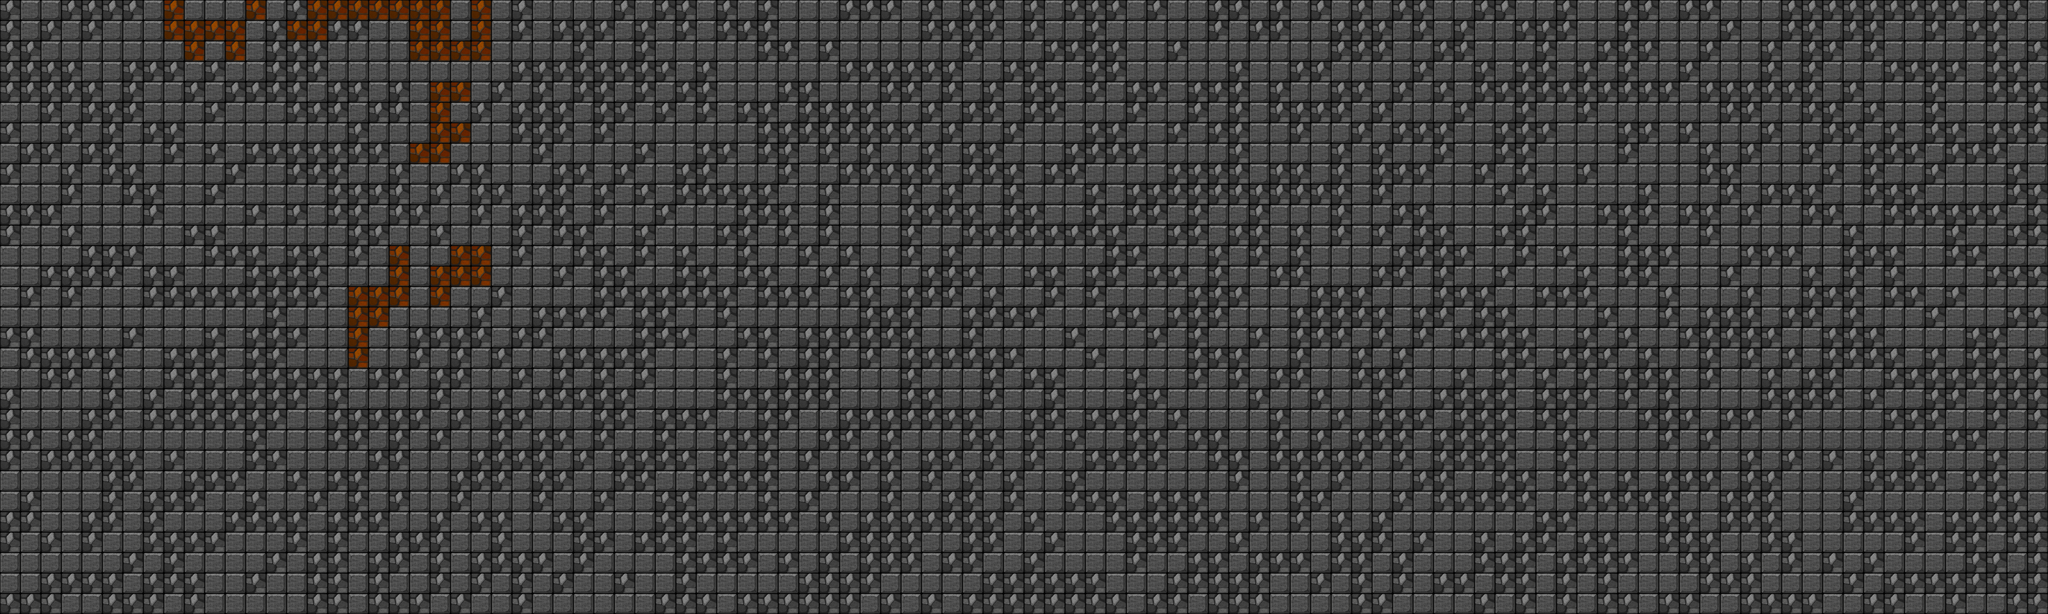

A 2D game scene composited from a Tiled map and its tileset images. What follows is a short description and the map's XML, with every tile layer's data as written:
An orthogonal 100x30 tile map with 128x128 px tiles, 1 tile layer (Tile Layer 1), 2 tilesets.

<map version="1.9" tiledversion="1.9.0" orientation="orthogonal" renderorder="right-down" width="100" height="30" tilewidth="128" tileheight="128" infinite="0" nextlayerid="2" nextobjectid="1">
 <tileset firstgid="1" source="CaveGround.tsx" />
 <tileset firstgid="5" source="CaveRocks.tsx" />
 <layer id="1" name="Tile Layer 1" width="100" height="30">
  <data encoding="csv">
3,4,4,3,3,3,3,4,7,4,4,4,7,4,3,7,7,7,7,7,7,7,4,7,4,3,4,4,4,4,3,4,3,3,4,3,4,3,4,4,4,3,3,3,4,3,4,3,3,4,3,4,3,3,3,4,3,4,4,3,3,4,3,4,3,4,3,4,3,3,4,4,3,3,4,4,3,4,4,3,3,4,3,3,4,4,4,3,3,3,3,3,3,3,3,3,4,3,3,4,
3,4,3,4,3,4,4,4,7,7,7,7,4,3,7,7,3,3,4,4,7,7,4,7,4,3,4,3,3,3,4,3,4,3,4,3,3,3,4,4,4,4,4,4,4,3,3,3,3,4,3,4,4,3,4,4,4,4,4,3,4,3,3,4,4,3,3,3,4,3,4,3,4,4,3,3,3,4,4,3,4,4,4,4,3,4,4,3,3,4,3,3,4,4,3,4,3,3,4,4,
3,3,4,4,4,4,4,4,4,7,4,7,4,3,3,3,4,4,4,4,7,7,7,7,4,4,4,4,3,4,4,3,4,4,4,4,4,3,3,4,3,4,4,4,4,4,4,3,4,4,4,3,3,3,3,4,4,3,4,4,4,4,4,4,4,3,3,3,4,4,3,3,4,4,4,3,4,4,3,3,3,4,4,3,4,4,3,4,3,3,4,3,4,4,4,4,4,3,4,3,
3,3,3,3,4,4,3,3,3,4,3,4,4,3,3,3,4,4,4,4,4,4,4,4,4,3,3,3,3,3,3,3,3,4,3,4,4,4,4,4,4,3,3,3,3,3,3,4,4,3,3,4,4,3,3,4,4,4,4,4,3,4,4,3,3,4,4,4,4,3,4,4,3,4,3,3,4,3,4,3,4,4,3,4,4,4,3,4,3,4,4,4,3,3,3,3,4,3,3,4,
3,3,3,3,3,4,3,4,4,3,4,3,3,3,3,4,3,3,4,3,4,7,7,4,3,4,3,4,3,3,4,3,4,3,3,4,4,4,3,3,4,4,4,3,3,4,3,4,3,4,3,3,4,3,4,3,3,4,3,3,3,4,3,4,4,3,3,4,3,4,3,4,3,3,3,3,3,3,3,3,3,3,4,3,3,3,3,3,3,4,3,4,4,4,3,4,4,3,3,3,
4,4,3,4,3,3,3,4,4,4,3,4,4,4,3,3,3,4,3,3,4,7,4,3,4,3,3,3,4,3,3,4,3,4,3,4,3,3,4,3,3,3,3,4,4,3,4,3,3,4,3,3,4,4,4,3,4,4,3,4,3,4,3,3,3,3,4,3,4,4,4,3,4,4,3,4,4,3,4,4,4,4,4,4,3,3,4,4,3,3,4,3,4,4,3,4,4,4,4,3,
3,4,4,3,4,3,4,3,3,4,4,4,4,4,4,4,4,3,4,4,4,7,7,4,4,3,3,3,4,3,4,4,4,4,4,4,4,3,3,3,3,3,3,3,3,4,3,4,4,3,4,4,4,3,3,4,4,3,4,3,3,4,4,3,4,4,3,4,3,3,3,4,4,3,3,3,4,4,4,3,3,4,3,4,4,4,3,4,4,3,3,4,3,4,3,3,4,3,3,3,
4,3,3,4,3,3,4,4,3,4,3,4,3,3,3,3,3,3,3,4,7,7,4,4,4,4,3,4,4,4,4,3,4,4,3,3,4,3,3,4,3,4,3,4,4,3,4,3,3,4,4,4,3,3,3,3,4,4,4,4,3,4,4,4,4,3,4,3,4,4,3,4,4,3,3,4,4,4,4,3,4,4,4,3,4,3,4,4,3,4,4,3,3,3,4,3,3,3,4,4,
3,4,4,3,4,3,3,4,4,4,4,3,4,4,3,3,3,4,4,3,4,4,3,3,4,4,4,3,3,4,3,4,4,3,3,4,4,4,3,4,4,3,3,3,3,3,4,3,3,3,4,3,3,4,4,4,4,3,3,3,3,4,3,3,4,3,4,3,3,3,4,4,3,4,3,4,4,3,4,4,4,4,4,3,3,4,4,4,4,3,4,3,4,4,3,4,4,4,3,4,
4,4,4,3,4,4,3,3,4,4,3,4,4,4,4,4,3,3,3,3,4,3,4,3,3,4,3,3,4,3,4,3,4,3,3,3,3,3,4,4,3,4,4,4,3,4,3,4,4,3,4,4,4,3,4,3,3,3,3,3,3,3,3,3,3,3,4,3,4,4,4,4,4,3,4,3,4,4,4,4,3,4,4,4,3,4,3,3,3,4,4,3,3,3,4,4,4,4,3,3,
3,3,3,4,4,4,4,3,4,4,4,4,3,4,3,4,3,3,4,3,3,4,4,3,4,3,3,3,4,3,4,4,3,4,4,4,3,3,3,4,3,4,4,4,3,3,3,3,4,3,3,4,4,3,4,3,3,4,3,4,4,3,4,4,4,3,4,4,3,3,4,4,4,4,3,3,4,4,3,3,3,4,3,3,4,3,4,4,3,3,4,4,3,3,3,3,3,3,4,3,
3,4,4,3,4,4,4,4,4,3,3,4,4,4,4,4,4,3,3,4,4,3,4,4,4,3,4,3,3,4,4,3,4,4,4,3,3,4,3,4,3,4,4,4,3,4,4,3,3,3,3,3,3,3,3,4,4,3,3,4,3,3,4,3,4,3,4,3,4,3,3,4,4,3,3,4,4,4,4,3,4,4,4,3,4,4,4,4,4,4,3,4,4,4,4,3,4,4,3,3,
4,4,4,4,3,3,3,4,4,4,3,3,3,4,3,3,4,3,4,7,4,4,7,7,4,3,4,4,3,3,4,3,4,3,4,4,3,4,4,3,4,3,4,4,3,4,3,4,4,4,4,4,4,4,3,3,4,4,4,3,4,3,4,3,4,4,4,4,3,3,3,3,4,4,3,4,3,4,4,3,3,3,4,4,4,3,3,3,4,4,3,3,3,4,4,3,3,4,4,4,
4,4,3,3,3,3,4,3,3,4,4,4,3,3,3,3,4,4,4,7,4,7,7,7,4,4,4,3,4,3,3,4,4,3,3,4,3,3,4,4,3,4,3,4,4,3,3,3,4,4,3,3,4,3,3,4,3,3,4,3,4,4,3,3,4,4,4,3,3,4,3,4,4,3,4,4,4,3,4,3,3,4,4,4,3,4,4,4,3,4,3,4,3,4,4,4,4,3,3,3,
4,3,4,3,4,4,4,3,3,3,3,3,3,3,3,3,4,7,7,7,4,7,4,4,3,4,4,4,4,3,3,3,3,3,3,3,4,3,3,3,4,3,3,4,3,3,3,4,3,4,4,3,4,3,4,4,4,4,3,3,3,4,4,4,3,3,3,4,4,4,3,3,3,4,4,3,3,3,4,4,4,3,4,4,4,3,4,4,3,3,3,4,3,3,4,3,4,4,4,4,
4,4,4,4,4,4,4,4,4,4,4,4,4,3,4,4,4,7,7,4,4,4,4,3,4,4,3,3,3,3,4,3,3,4,4,3,4,4,4,4,4,4,3,3,3,4,4,3,3,3,3,4,4,4,3,3,4,3,3,3,4,4,4,3,3,3,3,3,4,3,3,4,3,3,4,4,4,4,3,4,4,3,4,3,3,3,4,3,3,4,3,4,4,4,3,4,4,4,3,3,
3,3,4,4,4,4,3,4,4,4,3,4,3,3,3,4,4,7,4,4,3,3,3,3,4,3,3,4,4,4,4,3,3,3,4,4,3,3,4,3,3,3,3,3,3,4,4,3,4,4,4,4,3,4,4,4,3,4,3,4,4,3,4,3,3,3,4,3,4,3,4,3,3,3,3,4,4,3,4,3,4,4,3,3,3,3,3,4,4,3,3,3,4,4,4,4,3,3,4,4,
4,3,3,3,3,3,4,4,3,3,3,4,3,3,4,4,4,7,4,4,3,4,3,4,3,4,4,3,3,3,3,3,4,4,4,3,4,3,4,3,3,4,3,4,3,3,3,3,3,3,4,4,4,3,4,4,4,4,3,3,3,4,4,3,4,4,3,4,3,4,4,4,4,3,3,4,3,3,3,4,3,4,4,3,4,3,4,3,4,3,3,3,3,4,3,4,3,3,4,3,
4,4,3,3,4,3,4,4,3,3,3,4,3,3,3,3,3,4,3,3,4,3,3,4,4,3,4,3,4,3,4,3,4,4,4,3,4,4,3,3,3,4,4,4,3,4,4,4,3,4,3,3,4,4,4,3,4,4,3,4,3,4,3,3,4,4,3,3,3,4,4,3,4,3,4,3,4,3,4,3,3,3,4,3,4,4,3,4,3,3,4,4,3,3,3,3,3,3,3,3,
3,4,4,4,4,3,4,3,4,3,3,3,3,3,3,4,3,4,4,4,4,3,4,4,3,4,3,3,3,3,3,4,4,4,4,3,3,3,3,3,3,4,4,4,3,3,4,4,3,4,4,3,4,4,4,3,3,4,4,4,4,3,4,4,3,4,4,3,4,4,3,3,3,3,4,3,3,3,4,3,4,3,4,4,4,4,3,3,3,3,4,3,4,4,3,3,4,3,3,3,
3,4,4,4,3,3,4,3,3,3,3,3,3,3,4,4,3,3,3,3,3,4,3,4,3,3,4,4,4,3,3,4,3,3,3,4,4,3,3,4,4,3,3,3,3,3,3,3,4,4,3,3,4,3,3,3,4,3,4,4,4,4,3,4,4,3,4,3,3,3,4,3,3,3,4,3,3,4,4,4,3,3,3,4,3,3,4,3,4,4,4,4,3,3,3,4,4,3,4,3,
3,3,4,3,3,4,4,4,4,4,4,4,3,4,4,4,3,3,4,3,4,3,4,4,3,4,3,3,4,3,4,4,3,4,4,3,3,3,4,4,3,3,4,3,4,4,4,3,3,4,3,4,3,4,4,3,3,4,3,3,4,4,3,4,3,4,3,3,3,4,3,3,3,3,4,4,3,3,4,4,4,3,4,3,4,4,4,4,4,4,4,4,4,4,4,3,3,4,4,4,
3,4,3,3,3,3,3,4,3,4,4,4,3,3,4,4,4,4,3,3,4,4,4,3,3,3,3,4,3,4,3,3,3,3,4,3,4,3,4,3,4,4,3,3,4,3,3,4,3,4,3,4,4,3,3,3,3,4,4,3,3,4,3,3,3,3,3,4,3,4,3,3,3,3,4,4,3,4,4,4,4,4,4,4,4,3,4,3,4,3,4,3,4,3,4,4,4,3,4,4,
4,4,4,4,4,3,3,4,4,3,3,3,4,4,3,4,3,3,4,4,4,4,3,3,3,4,3,3,4,4,3,3,4,4,3,3,3,3,4,4,3,3,4,3,4,3,4,3,4,3,4,4,3,4,4,4,4,4,4,4,3,4,4,3,4,3,4,4,4,3,3,4,4,3,3,4,3,3,4,3,4,3,3,3,4,3,3,4,4,4,4,3,3,3,3,4,3,3,4,4,
4,3,4,4,4,3,4,3,3,3,4,4,3,4,4,3,4,3,4,3,4,4,3,4,4,4,3,4,4,3,4,4,3,3,4,4,4,3,4,3,4,4,4,3,4,4,3,3,4,3,4,4,3,3,3,4,3,3,3,4,4,4,4,3,3,4,4,4,3,4,3,3,3,3,3,4,4,3,3,3,3,3,4,4,3,3,3,4,4,4,3,4,4,4,4,4,4,3,3,4,
3,3,4,4,3,3,4,3,4,4,4,3,3,3,3,4,3,3,3,4,4,3,4,3,3,4,4,3,3,4,4,4,3,3,3,3,3,3,3,4,3,4,3,3,3,3,3,3,3,4,3,4,4,4,3,3,3,3,3,3,4,3,4,3,4,3,4,3,4,4,4,4,4,4,4,3,3,4,4,4,4,3,3,4,3,3,3,4,4,4,3,3,3,3,4,3,3,3,3,3,
3,4,3,4,3,4,4,3,3,3,3,4,4,4,3,4,3,4,4,3,3,3,4,4,3,4,4,4,3,3,4,3,3,3,4,3,4,4,4,4,4,3,3,3,3,4,4,3,3,4,4,3,4,4,4,3,3,3,4,4,3,4,4,4,4,3,3,3,4,3,4,4,3,4,3,3,4,3,3,4,4,3,3,3,4,4,3,3,4,4,4,4,4,3,4,3,3,4,3,3,
4,4,4,4,4,4,3,4,3,4,4,4,4,3,4,3,3,4,3,3,4,3,4,3,3,3,3,4,3,4,4,4,4,3,3,3,3,4,3,4,3,4,3,3,3,4,3,3,4,4,3,4,4,4,4,3,4,4,3,3,4,3,3,3,4,3,3,4,3,4,4,4,3,3,3,4,3,3,3,3,4,4,3,3,4,3,4,3,4,3,4,3,4,4,4,4,3,3,4,3,
4,4,3,3,3,3,4,3,3,3,4,4,3,4,4,3,3,4,3,4,4,3,4,3,4,3,4,3,4,4,3,4,4,3,4,4,4,4,4,3,3,3,3,4,4,4,4,4,3,3,3,3,3,3,4,4,4,3,3,3,3,3,4,4,3,4,3,4,3,4,3,3,4,3,3,4,3,4,3,4,4,4,4,3,3,3,4,4,4,4,3,4,3,3,3,3,3,3,3,3,
3,3,3,4,4,3,3,3,4,3,4,4,4,4,4,3,3,4,3,3,3,4,3,4,4,3,4,4,4,4,4,4,3,3,3,4,3,3,3,3,3,3,4,3,4,3,4,3,3,3,3,3,3,3,3,4,3,3,4,3,3,3,4,4,4,4,3,3,4,4,4,4,3,4,3,4,3,4,3,3,4,3,3,4,4,3,3,3,3,4,4,3,3,4,4,3,4,4,3,3
</data>
 </layer>
</map>
